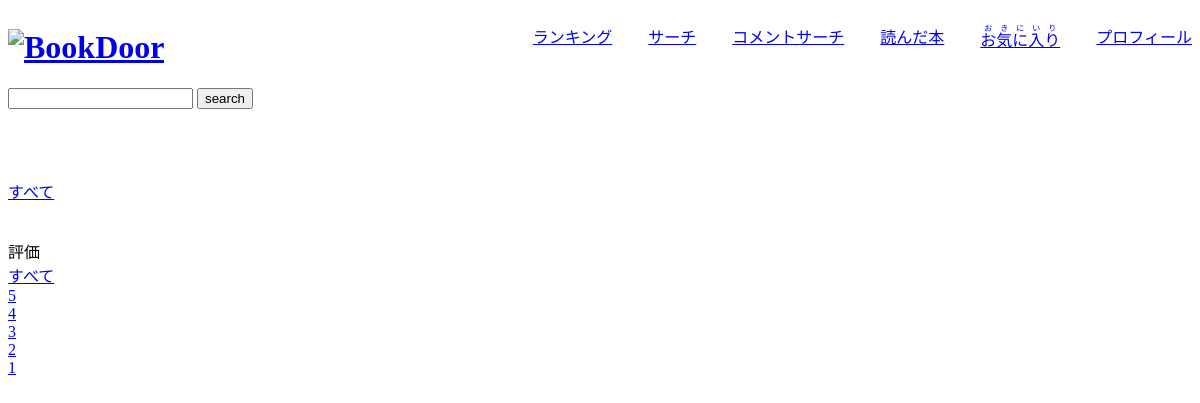
/comment_seach/0/None/0, run on an earlier commit of the app's database.
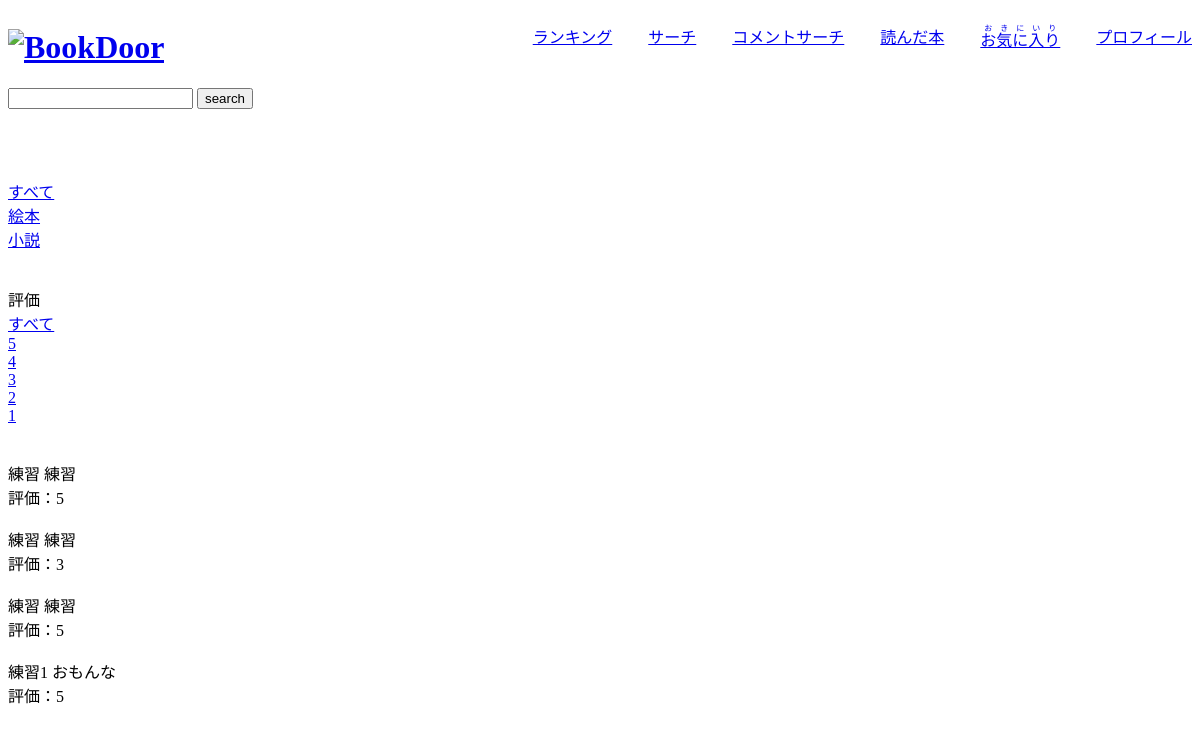
And on a later commit of the database.
### bookdoor/models.py (models this page shows, shortened)
class Category(models.Model):
  category=models.CharField(max_length=20)

class BookComment(models.Model):
  data=[
    (5,'5'),
    (4,'4'),
    (3,'3'),
    (2,'2'),
    (1,'1')
  ]
  book=models.ForeignKey(Book,on_delete=models.CASCADE,related_name='book')
  writer=models.ForeignKey(settings.AUTH_USER_MODEL,on_delete=models.CASCADE,related_name='writer')
  evaluation=models.IntegerField(choices=data)
  title=models.CharField(max_length=20,blank=True, null=True)
  comment=models.CharField(max_length=5000,blank=True, null=True)
  code=models.CharField(max_length=10)
  spoiler=models.BooleanField(verbose_name='',default=False)
  date=models.DateField(blank=True,null=True)
  good=models.IntegerField(default=0)
  age=models.IntegerField(default=0)
  report=models.IntegerField(default=0)

### bookdoor/views.py (the view, shortened to what this page needs)
class CommentSearchView(TemplateView):
  def __init__(self):
    self.params={
      'form':BookSearchForm(),
      'search':'None',
      'data':'',
      'category':Category.objects.all(),
      'category_id':'',
      'evaluation':'',
      'evaluation_list':[5,4,3,2,1],
    }
  def get(self,request,category_id,search,evaluation):
    if search != 'None':
      data=BookComment.objects.filter(Q(title__icontains=search)|\
        Q(comment__icontains=search)).filter(title__isnull = None,\
          comment__isnull = None )
    else:
      data=BookComment.objects.filter(title__isnull = False, comment__isnull = False)
    data_list=[]
    if category_id != 0 and evaluation != 0:
      for item in data:
        if item.book.category_id == category_id and item.evaluation == evaluation:
          data_list.append(item)
      data=data_list
    elif category_id !=0:
      for item in data:
        if item.book.category_id == category_id :
          data_list.append(item)
      data=data_list
    elif evaluation !=0:
      for item in data:
        if item.evaluation == evaluation:
          data_list.append(item)
      data=data_list
    self.params['data']=sorted(data, key = lambda x: x.date,reverse=True)
    if search != 'None':
      initial_dict=dict(search=search)
      self.params['form']=BookSearchForm(request.GET or None, initial=initial_dict)
    self.params['search']=search
    self.params['category_id']=category_id
    self.params['evaluation']=evaluation
    return render(request,'bookdoor/comment_search.html', self.params)

### bookdoor/forms.py
class BookSearchForm(forms.Form):
  search=forms.CharField(label='',required=None)

### bookdoor/templates/bookdoor/comment_search.html (shortened to what this page needs)
{% extends 'bookdoor/layout.html' %}
{% block content %}
<form action="{% url 'bookdoor:comment_search' category_id 'None' evaluation %}" method="post">
  {{ form }}
  <input type="submit" value="search">
</form>
<br><br><br>
<div>
  <div><a href="{% url 'bookdoor:comment_search' 0 search evaluation %}">すべて</a></div>
  {% for item in category %}
  <div>
    <a href="{% url 'bookdoor:comment_search' item.id search evaluation %}">
      {{ item.category }}
    </a>
  </div>
  {% endfor %}
  <div>
  <br><br>
  評価
  <div><a href="{% url 'bookdoor:comment_search' category_id search 0 %}">すべて</a></div>
  {% for item in evaluation_list %}
  <div>
    <a href="{% url 'bookdoor:comment_search' category_id search item %}">
      {{ item }}
    </a>
  </div>
  {% endfor %}
  <br><br>
</div>
{% for item in data %}
<div>
  {{ item.title }}
  {{ item.comment }}
  <div>
    評価：{{ item.evaluation }}
  </div>
</div>
<br>
{% endfor %}
{% endblock %}

What changed in the data, as far as the page shows it:
added Category: category "絵本"
added Category: category "小説"
added BookComment: title "練習", comment "練習", evaluation "5"
added BookComment: title "練習", comment "練習", evaluation "3"
added BookComment: title "練習", comment "練習", evaluation "5"
added BookComment: title "練習1", comment "おもんな", evaluation "5"
